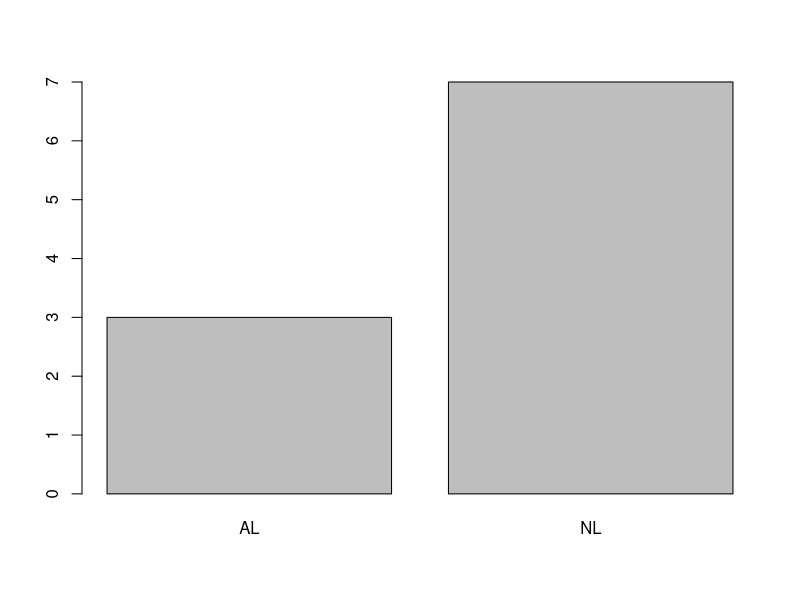

The R script that drew this image:
N.Games <- c(6,4,4,5,4,5,6,5,7,4)
Winner <- c("NL", "AL", "AL", "NL", "NL", "NL", "AL", "NL", "NL", "NL")
table(Winner)
barplot(table(Winner))
by(N.Games, Winner, summary)